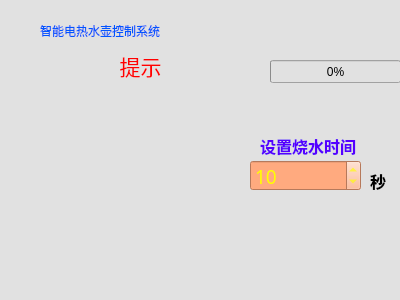
<?xml version="1.0" encoding="UTF-8"?>
<ui version="4.0">
 <class>Server</class>
 <widget class="QMainWindow" name="Server">
  <property name="geometry">
   <rect>
    <x>0</x>
    <y>0</y>
    <width>400</width>
    <height>300</height>
   </rect>
  </property>
  <property name="windowTitle">
   <string>Server</string>
  </property>
  <property name="styleSheet">
   <string notr="true">background-color: rgb(225, 225, 225);</string>
  </property>
  <widget class="QWidget" name="centralwidget">
   <widget class="QLabel" name="label_2">
    <property name="geometry">
     <rect>
      <x>40</x>
      <y>10</y>
      <width>341</width>
      <height>41</height>
     </rect>
    </property>
    <property name="styleSheet">
     <string notr="true">font: 20pt &quot;楷体&quot;;
color: rgb(0, 85, 255);</string>
    </property>
    <property name="text">
     <string>智能电热水壶控制系统</string>
    </property>
   </widget>
   <widget class="QLabel" name="label_3">
    <property name="geometry">
     <rect>
      <x>60</x>
      <y>100</y>
      <width>161</width>
      <height>161</height>
     </rect>
    </property>
    <property name="styleSheet">
     <string notr="true"/>
    </property>
    <property name="text">
     <string/>
    </property>
    <property name="pixmap">
     <pixmap resource="ser.qrc">:/Image/Cold.png</pixmap>
    </property>
    <property name="scaledContents">
     <bool>true</bool>
    </property>
   </widget>
   <widget class="QLabel" name="label_4">
    <property name="geometry">
     <rect>
      <x>10</x>
      <y>50</y>
      <width>261</width>
      <height>31</height>
     </rect>
    </property>
    <property name="styleSheet">
     <string notr="true">font: 16pt ;
color: rgb(255, 0, 0);</string>
    </property>
    <property name="text">
     <string>提示</string>
    </property>
    <property name="alignment">
     <set>Qt::AlignCenter</set>
    </property>
   </widget>
   <widget class="QLabel" name="label_5">
    <property name="geometry">
     <rect>
      <x>260</x>
      <y>130</y>
      <width>131</width>
      <height>31</height>
     </rect>
    </property>
    <property name="font">
     <font>
      <family>宋体</family>
      <pointsize>12</pointsize>
      <weight>75</weight>
      <bold>true</bold>
     </font>
    </property>
    <property name="styleSheet">
     <string notr="true">color: rgb(85, 0, 255);</string>
    </property>
    <property name="text">
     <string>设置烧水时间</string>
    </property>
   </widget>
   <widget class="QLabel" name="label_6">
    <property name="geometry">
     <rect>
      <x>370</x>
      <y>170</y>
      <width>31</width>
      <height>21</height>
     </rect>
    </property>
    <property name="font">
     <font>
      <family>宋体</family>
      <pointsize>12</pointsize>
      <weight>75</weight>
      <bold>true</bold>
     </font>
    </property>
    <property name="text">
     <string>秒</string>
    </property>
   </widget>
   <widget class="QSpinBox" name="spinBox">
    <property name="geometry">
     <rect>
      <x>250</x>
      <y>160</y>
      <width>111</width>
      <height>31</height>
     </rect>
    </property>
    <property name="font">
     <font>
      <family>微软雅黑</family>
      <pointsize>14</pointsize>
     </font>
    </property>
    <property name="styleSheet">
     <string notr="true">background-color: rgb(255, 170, 127);
color: rgb(255, 255, 0);
</string>
    </property>
    <property name="maximum">
     <number>1000000000</number>
    </property>
    <property name="value">
     <number>10</number>
    </property>
   </widget>
   <widget class="QProgressBar" name="progressBar">
    <property name="geometry">
     <rect>
      <x>270</x>
      <y>60</y>
      <width>131</width>
      <height>23</height>
     </rect>
    </property>
    <property name="value">
     <number>0</number>
    </property>
   </widget>
  </widget>
  <widget class="QStatusBar" name="statusbar"/>
 </widget>
 <resources>
  <include location="ser.qrc"/>
 </resources>
 <connections/>
</ui>
